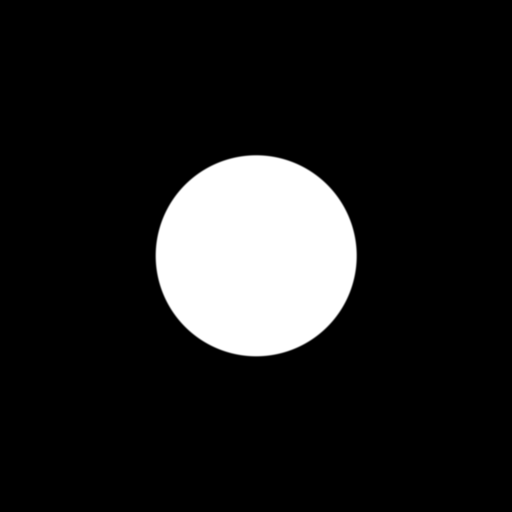
%> input picture standard_circle.bmp, 512 x 512 px
$ octave compare_edge_methods.m   (GNU Octave 9; MATLAB toolbox functions it lacks are replaced by stand-ins)
%> lines starting %> are read from the running program, lines starting %| are printed output that depends on the picture; in (x1, y1, x2, y2) boxes, pixels count from 0 and x2, y2 are one past the last pixel; in counts of white or black regions, pixels touching at a corner belong together; the program's own positions count from 1; long printed decimals are rounded
### src/compare_edge_methods.m
function report = compare_edge_methods(image_path, zernike_path, config)
%> called with image_path = 'scripts/standard_circle.bmp', zernike_path = 'scripts/zernikeEdgePoints.txt'
%COMPARE_EDGE_METHODS 对比像素级 Canny 与 Zernike 亚像素边缘结果。
    image = imread(image_path);
%> image is the input picture: size 512x512 uint8; min 0, max 255, mean 30.9
    edge_image = edge(image, 'canny');
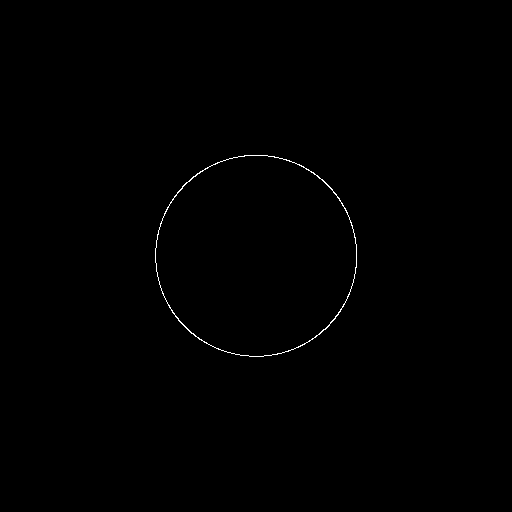
%> edge_image: size 512x512 logical; 0.27% white in thin lines or dots, all inside (x1, y1, x2, y2) = (155, 155, 357, 357)
    [rows, cols] = find(edge_image);
%> rows = 710 values from 156 to 357; cols = 710 values from 156 to 357
    pixel_points = [cols, rows];
%> pixel_points = 710 rows, first 12: [156 249; 156 250; 156 251; 156 252; 156 253; 156 254; 156 255; 156 256; 156 257; 156 258; 156 259; 156 260]
    if ~exist(zernike_path, 'file')
        error('找不到 Zernike 边缘点文件: %s', zernike_path);
    end
    subpixel_points = readmatrix(zernike_path) + 1;

    pixel_error = hypot(pixel_points(:, 1) - config.center_x, ...
                        pixel_points(:, 2) - config.center_y) - config.radius;
%> pixel_error = 710 values, max 1.16 at index 483, min -1.22 at index 148, mean 0.00437
    subpixel_error = hypot(subpixel_points(:, 1) - config.center_x, ...
                           subpixel_points(:, 2) - config.center_y) - config.radius;
    report.pixel_mae = mean(abs(pixel_error));
%> report.pixel_mae = 0.421
    report.subpixel_mae = mean(abs(subpixel_error));
    report.pixel_points = pixel_points;
%> report.pixel_points has the same summary as pixel_points
    report.subpixel_points = subpixel_points;

    figure('Visible', 'off');
    imshow(image, []); hold on;
    plot(pixel_points(:, 1), pixel_points(:, 2), 'og');
    plot(subpixel_points(:, 1), subpixel_points(:, 2), '*b');
    viscircles([config.center_x, config.center_y], config.radius, 'Color', 'r');
    legend('像素级边缘', '亚像素边缘', '理论圆');
    title('Canny 与 Zernike 边缘对比');
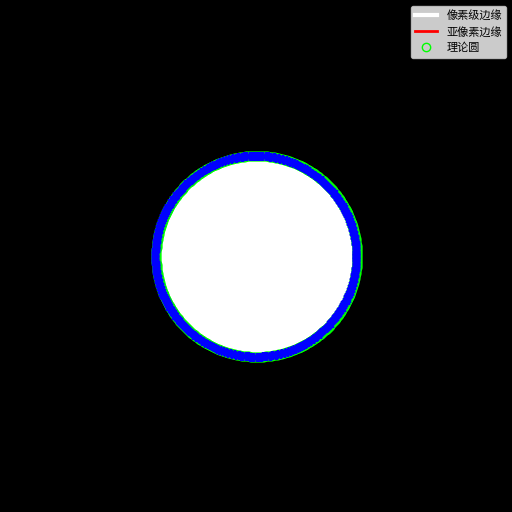
%> figure redrawn from the program's plot data; its title reads 'Canny 与 Zernike 边缘对比'
    close(gcf);

    figure('Visible', 'off');
    plot(abs(pixel_error), '-xr'); hold on;
    plot(abs(subpixel_error), '-og'); grid on;
    legend('像素级定位误差', '亚像素级定位误差');
    title('边缘定位误差'); ylabel('误差（像素）');
%> after `ylabel('误差（像素）')`:
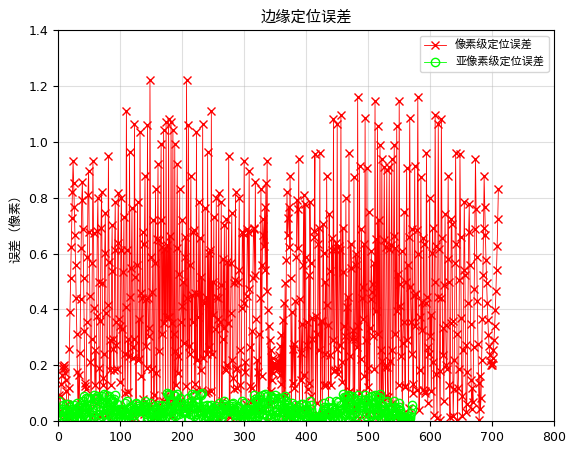
%> figure redrawn from the program's plot data; curve peaks at x = 148, y = 1.22; curve peaks at x = 175, y = 0.0999
    close(gcf);
end

### src/circle_config.m
function config = circle_config()
%CIRCLE_CONFIG 标准圆亚像素实验的统一参数。
    config.width = 512;
    config.height = 512;
    config.center_x = 256.3;
    config.center_y = 256.7;
    config.radius = 100.5;
    config.edge_width = 3;
    config.supersampling = 4;
end

### subPixel_cpp.m
%% Canny 与 Zernike 亚像素边缘对比兼容入口
clear; clc; close all;
root_dir = fileparts(mfilename('fullpath'));
addpath(fullfile(root_dir, 'src'));
config = circle_config();
report = compare_edge_methods( ...
    fullfile(root_dir, 'standard_circle.bmp'), ...
    fullfile(root_dir, 'zernikeEdgePoints.txt'), config);
fprintf('像素级平均绝对误差: %.6f\n', report.pixel_mae);
%| 像素级平均绝对误差: 0.4208
fprintf('亚像素平均绝对误差: %.6f\n', report.subpixel_mae);
%| 亚像素平均绝对误差: 0.03964

### scripts/compare_edge_methods.m
%% 边缘检测对比实验入口
root_dir = fileparts(fileparts(mfilename('fullpath')));
run(fullfile(root_dir, 'subPixel_cpp.m'));
